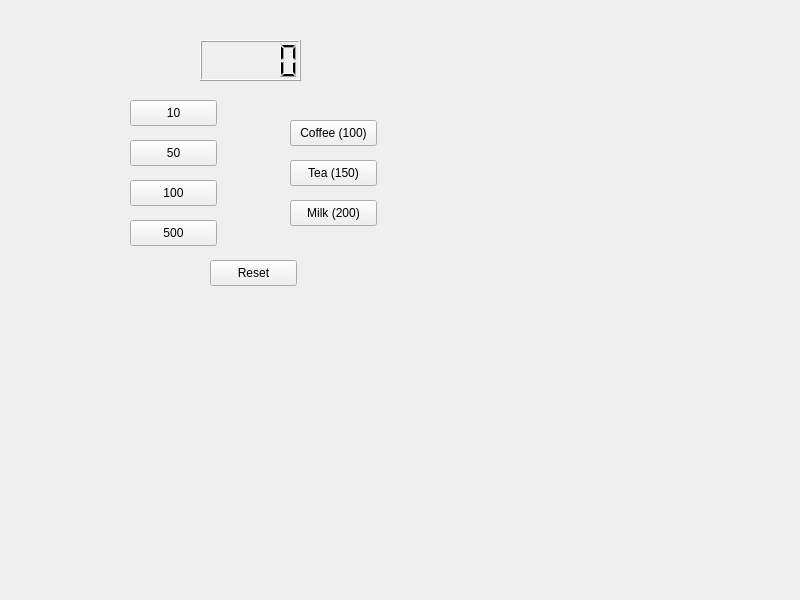
<?xml version="1.0" encoding="UTF-8"?>
<ui version="4.0">
 <class>Widget</class>
 <widget class="QWidget" name="Widget">
  <property name="geometry">
   <rect>
    <x>0</x>
    <y>0</y>
    <width>800</width>
    <height>600</height>
   </rect>
  </property>
  <property name="windowTitle">
   <string>Widget</string>
  </property>
  <widget class="QLCDNumber" name="lcdNumber">
   <property name="geometry">
    <rect>
     <x>200</x>
     <y>40</y>
     <width>101</width>
     <height>41</height>
    </rect>
   </property>
  </widget>
  <widget class="QPushButton" name="pushButton_10">
   <property name="geometry">
    <rect>
     <x>130</x>
     <y>100</y>
     <width>87</width>
     <height>26</height>
    </rect>
   </property>
   <property name="text">
    <string>10</string>
   </property>
  </widget>
  <widget class="QPushButton" name="pushButton_50">
   <property name="geometry">
    <rect>
     <x>130</x>
     <y>140</y>
     <width>87</width>
     <height>26</height>
    </rect>
   </property>
   <property name="text">
    <string>50</string>
   </property>
  </widget>
  <widget class="QPushButton" name="pushButton_100">
   <property name="geometry">
    <rect>
     <x>130</x>
     <y>180</y>
     <width>87</width>
     <height>26</height>
    </rect>
   </property>
   <property name="text">
    <string>100</string>
   </property>
  </widget>
  <widget class="QPushButton" name="pushButton_500">
   <property name="geometry">
    <rect>
     <x>130</x>
     <y>220</y>
     <width>87</width>
     <height>26</height>
    </rect>
   </property>
   <property name="text">
    <string>500</string>
   </property>
  </widget>
  <widget class="QPushButton" name="pushButton_coffee">
   <property name="geometry">
    <rect>
     <x>290</x>
     <y>120</y>
     <width>87</width>
     <height>26</height>
    </rect>
   </property>
   <property name="text">
    <string>Coffee (100)</string>
   </property>
  </widget>
  <widget class="QPushButton" name="pushButton_tea">
   <property name="geometry">
    <rect>
     <x>290</x>
     <y>160</y>
     <width>87</width>
     <height>26</height>
    </rect>
   </property>
   <property name="text">
    <string>Tea (150)</string>
   </property>
  </widget>
  <widget class="QPushButton" name="pushButton_milk">
   <property name="geometry">
    <rect>
     <x>290</x>
     <y>200</y>
     <width>87</width>
     <height>26</height>
    </rect>
   </property>
   <property name="text">
    <string>Milk (200)</string>
   </property>
  </widget>
  <widget class="QPushButton" name="pushButton_reset">
   <property name="geometry">
    <rect>
     <x>210</x>
     <y>260</y>
     <width>87</width>
     <height>26</height>
    </rect>
   </property>
   <property name="text">
    <string>Reset</string>
   </property>
  </widget>
 </widget>
 <resources/>
 <connections/>
</ui>
